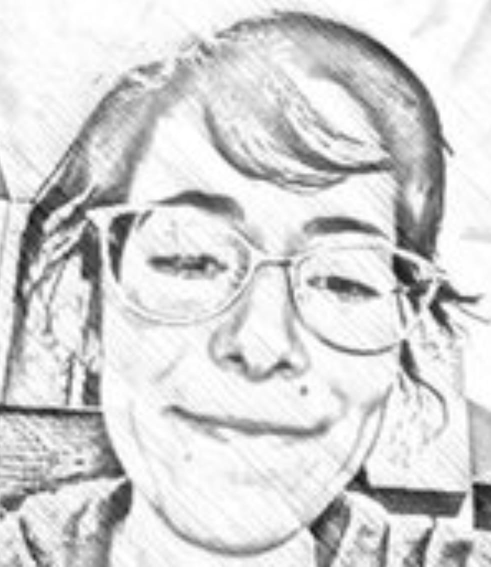
#> input picture data/images/maayan.greyscale.jpeg, 981 x 1133 px, found by its file name (shown at 1/2 size)
$ python image_tweaking.py
#> lines starting #> are read from the running program, lines starting #| are printed output that depends on the picture
import cv2

if __name__ == '__main__':
    im = cv2.imread(r'data\images\maayan.greyscale.jpeg', cv2.IMREAD_GRAYSCALE)
#> im is the input picture: shape (1133, 981); min 14, max 255, mean 211.4
    thresh = 200
    im_res = cv2.resize(im, (70, 77))
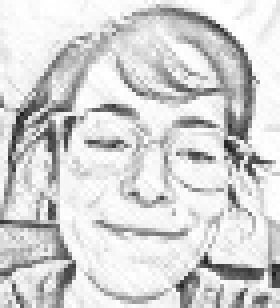
#> im_res: shape (77, 70) (shown 4 times larger); min 31, max 255, mean 211.4
    img_binary = cv2.threshold(im_res, thresh, 255, cv2.THRESH_BINARY)[1]
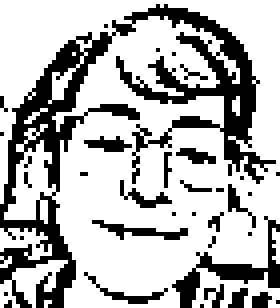
#> img_binary: shape (77, 70) (shown 4 times larger); 70.9% white; black in thin lines or dots
    cv2.imwrite(r'data\images\maayan.bw.small.png', img_binary)
